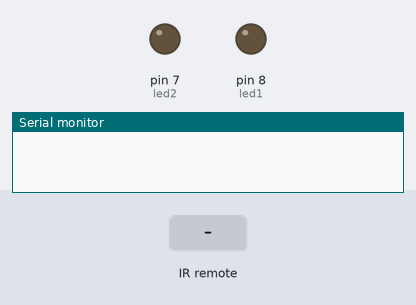
The sketch below on a simulated Arduino Uno, built with avr-gcc and run on an emulated ATmega328P. Parts: output pins drawn as LEDs (lit = HIGH), the last lines printed to the serial monitor. The test bench sets the inputs (shaded band).

Above: at 1.2 s.
1.3 s: infrared code 0xFF10EF received
At 2.0 s:
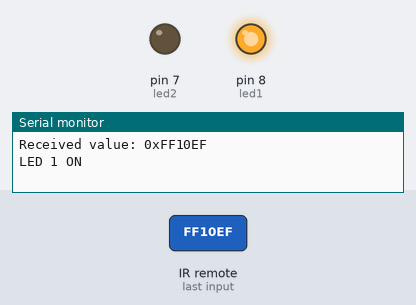
2.8 s: infrared code 0xFF30CF received
At 3.1 s:
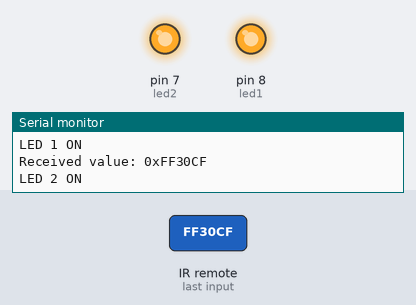
4.3 s: infrared code 0xFF20DF received
At 5.4 s:
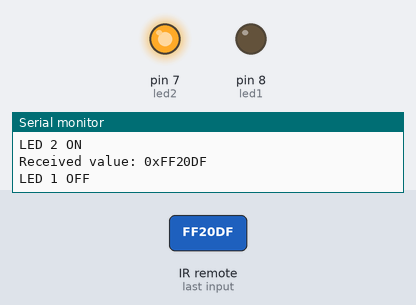
Timing chart, 0 to 7.3 s (numbered marks = the images above; inputs shaded):
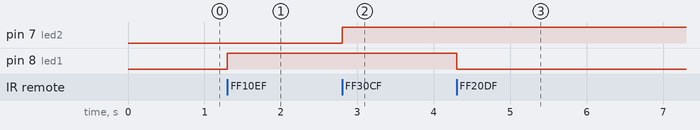

Measured:
- after the input at 1.3 s, pin 8 (led1): LOW → HIGH at once
- after the input at 2.8 s, pin 7 (led2): LOW → HIGH at once
- after the input at 4.3 s, pin 8 (led1): HIGH → LOW at once

The sketch:

receiver_code.ino
```cpp
#include <IRremote.h>

const int led1 = 8;
const int led2 = 7;
const int irReceiverPin = 9;

IRrecv irrecv(irReceiverPin);
decode_results results;

void setup() {
  Serial.begin(9600);
  pinMode(led1, OUTPUT);
  pinMode(led2, OUTPUT);
  irrecv.enableIRIn();  // Start the receiver
}

void loop() {
  if (irrecv.decode(&results)) {
    // Print the received value in hexadecimal
    Serial.print("Received value: 0x");
    Serial.println(results.value, HEX);

    switch (results.value) {
      case 0xFF10EF: // Code for Button 1
        digitalWrite(led1, HIGH);  // Turn on LED 1
        Serial.println("LED 1 ON");
        break;

      case 0xFF20DF: // Code for Button 2
        digitalWrite(led1, LOW);   // Turn off LED 1
        Serial.println("LED 1 OFF");
        break;

      case 0xFF30CF: // Code for Button 3
        digitalWrite(led2, HIGH);  // Turn on LED 2
        Serial.println("LED 2 ON");
        break;

      case 0xFF40BF: // Code for Button 4
        digitalWrite(led2, LOW);   // Turn off LED 2
        Serial.println("LED 2 OFF");
        break;

      default:
        Serial.println("Unknown code received");
    }

    irrecv.resume();  // Receive the next signal
  }
}
```
